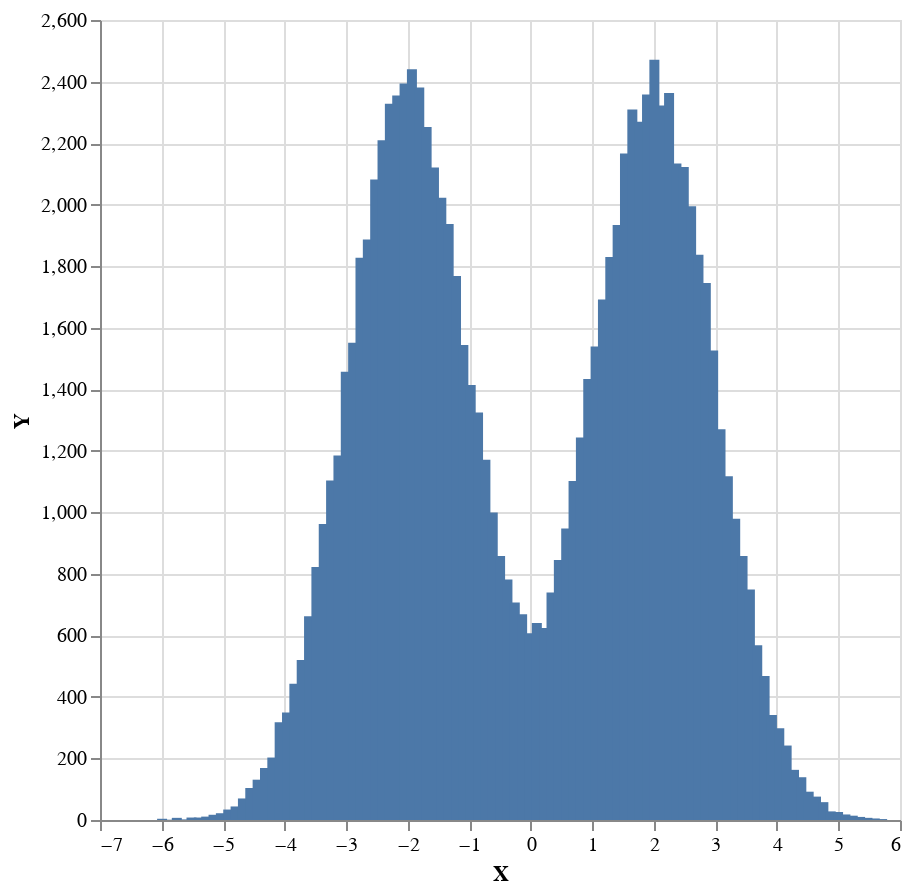

The code cell stored with this chart in its notebook:
### Markdown cell above
## Prior predictive

Prior predictive model is an application of the generative distribution to the prior distribution.

Similarly as in `Sampling.ipynb` example we need to introduce a constant weight by mapping samples to a pair (value, score) with `(,constWeight) <$> `.

### Code cell
constWeight = 1 :: Log Double

sampler $ plot . histogramToList . histogram 100 <$> replicateM 100000 ((,constWeight) <$>  priorPredictive model)

### Figure 1 — Vega-Lite specification as saved in the notebook (floating-point values rounded to 4 significant figures)
{"$schema": "https://vega.github.io/schema/vega-lite/v4.json", "data": {"values": [{"X": -5.991, "Y": 4}, {"X": -5.871, "Y": 1}, {"X": -5.752, "Y": 7}, {"X": -5.632, "Y": 2}, {"X": -5.513, "Y": 8}, {"X": -5.394, "Y": 8}, {"X": -5.274, "Y": 11}, {"X": -5.155, "Y": 17}, {"X": -5.036, "Y": 22}, {"X": -4.916, "Y": 34}, {"X": -4.797, "Y": 44}, {"X": -4.677, "Y": 70}, {"X": -4.558, "Y": 104}, {"X": -4.439, "Y": 131}, {"X": -4.319, "Y": 169}, {"X": -4.2, "Y": 203}, {"X": -4.08, "Y": 318}, {"X": -3.961, "Y": 349}, {"X": -3.842, "Y": 443}, {"X": -3.722, "Y": 520}, {"X": -3.603, "Y": 662}, {"X": -3.483, "Y": 822}, {"X": -3.364, "Y": 962}, {"X": -3.245, "Y": 1103}, {"X": -3.125, "Y": 1185}, {"X": -3.006, "Y": 1457}, {"X": -2.886, "Y": 1551}, {"X": -2.767, "Y": 1827}, {"X": -2.648, "Y": 1887}, {"X": -2.528, "Y": 2082}, {"X": -2.409, "Y": 2209}, {"X": -2.289, "Y": 2328}, {"X": -2.17, "Y": 2355}, {"X": -2.051, "Y": 2394}, {"X": -1.931, "Y": 2440}, {"X": -1.812, "Y": 2381}, {"X": -1.693, "Y": 2252}, {"X": -1.573, "Y": 2121}, {"X": -1.454, "Y": 2022}, {"X": -1.334, "Y": 1937}, {"X": -1.215, "Y": 1768}, {"X": -1.096, "Y": 1544}, {"X": -0.9761, "Y": 1414}, {"X": -0.8568, "Y": 1324}, {"X": -0.7374, "Y": 1171}, {"X": -0.618, "Y": 999}, {"X": -0.4986, "Y": 858}, {"X": -0.3792, "Y": 782}, {"X": -0.2598, "Y": 707}, {"X": -0.1404, "Y": 669}, {"X": -0.021, "Y": 607}, {"X": 0.09839, "Y": 640}, {"X": 0.2178, "Y": 624}, {"X": 0.3372, "Y": 739}, {"X": 0.4566, "Y": 845}, {"X": 0.576, "Y": 947}, {"X": 0.6954, "Y": 1102}, {"X": 0.8148, "Y": 1243}, {"X": 0.9341, "Y": 1433}, {"X": 1.054, "Y": 1539}, {"X": 1.173, "Y": 1692}, {"X": 1.292, "Y": 1830}, {"X": 1.412, "Y": 1934}, {"X": 1.531, "Y": 2166}, {"X": 1.651, "Y": 2309}, {"X": 1.77, "Y": 2269}, {"X": 1.889, "Y": 2358}, {"X": 2.009, "Y": 2471}, {"X": 2.128, "Y": 2322}, {"X": 2.247, "Y": 2363}, {"X": 2.367, "Y": 2134}, {"X": 2.486, "Y": 2122}, {"X": 2.606, "Y": 1995}, {"X": 2.725, "Y": 1837}, {"X": 2.844, "Y": 1745}, {"X": 2.964, "Y": 1526}, {"X": 3.083, "Y": 1270}, {"X": 3.203, "Y": 1117}, {"X": 3.322, "Y": 979}, {"X": 3.441, "Y": 858}, {"X": 3.561, "Y": 749}, {"X": 3.68, "Y": 568}, {"X": 3.8, "Y": 468}, {"X": 3.919, "Y": 341}, {"X": 4.038, "Y": 298}, {"X": 4.158, "Y": 242}, {"X": 4.277, "Y": 163}, {"X": 4.397, "Y": 139}, {"X": 4.516, "Y": 92}, {"X": 4.635, "Y": 76}, {"X": 4.755, "Y": 58}, {"X": 4.874, "Y": 28}, {"X": 4.994, "Y": 26}, {"X": 5.113, "Y": 18}, {"X": 5.232, "Y": 14}, {"X": 5.352, "Y": 10}, {"X": 5.471, "Y": 7}, {"X": 5.59, "Y": 5}, {"X": 5.71, "Y": 3}, {"X": 5.829, "Y": 0}]}, "encoding": {"x": {"field": "X", "type": "quantitative"}, "y": {"field": "Y", "type": "quantitative"}}, "height": 400, "mark": "bar", "width": 400}
